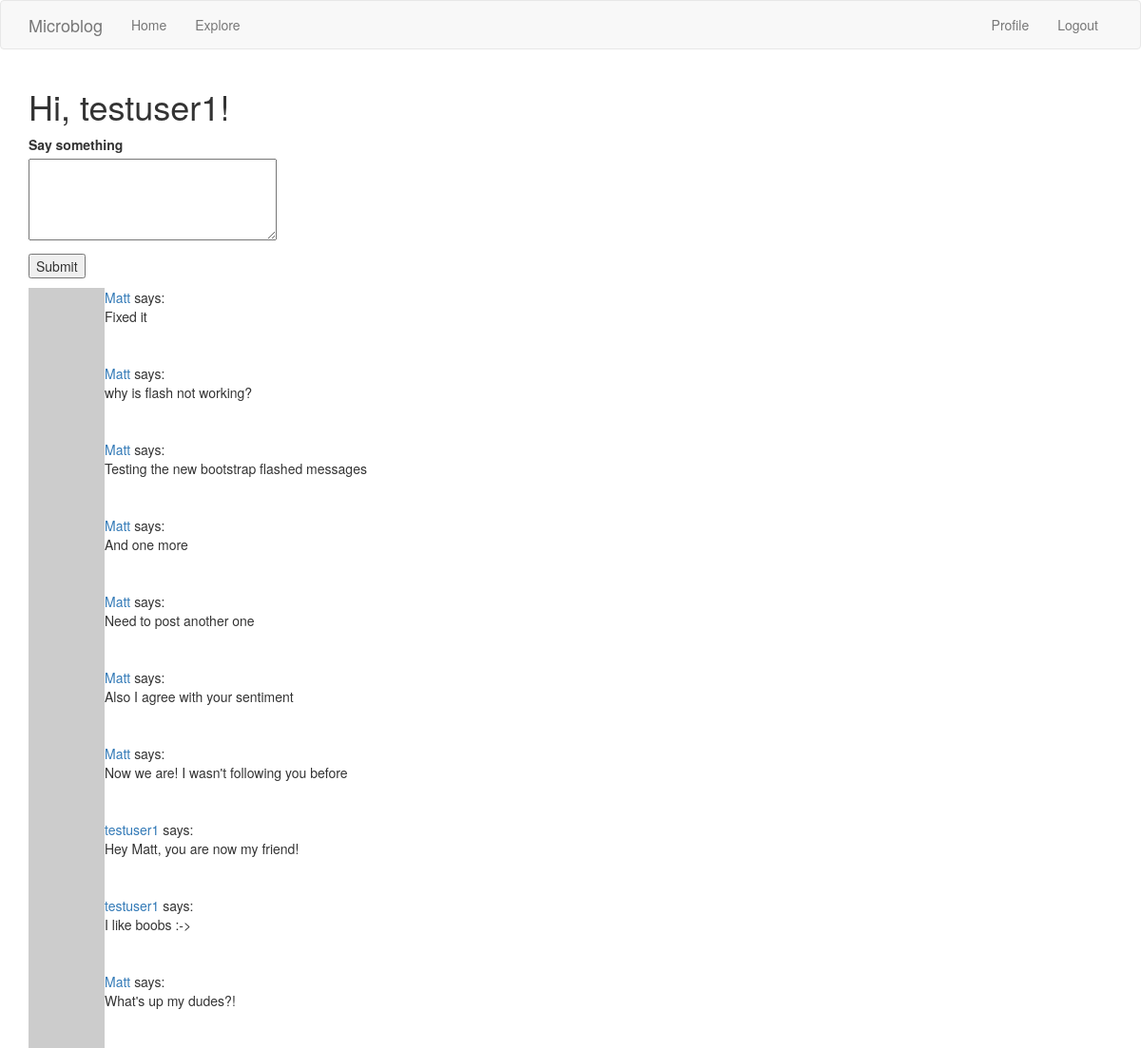
Page /index (signed in) on the committed database.
### app/models.py (models this page shows, shortened)
class User(UserMixin, db.Model):
    id = db.Column(db.Integer, primary_key=True)
    username = db.Column(db.String(64), index=True, unique=True)
    email = db.Column(db.String(120), index=True, unique=True)
    password_hash = db.Column(db.String(128))
    posts = db.relationship('Post', backref='author', lazy='dynamic')
    about_me = db.Column(db.String(140))
    last_seen = db.Column(db.DateTime, default=datetime.utcnow)
    followed = db.relationship('User', secondary=followers,
                                primaryjoin=(followers.c.follower_id == id),
                                secondaryjoin=(followers.c.followed_id == id),
                                backref=db.backref('followers', lazy='dynamic'),
                                lazy='dynamic')
    def avatar(self, size):
        digest = md5(self.email.lower().encode('utf-8')).hexdigest()
        return 'https://www.gravatar.com/avatar/{}?d=identicon&s={}'.format(
            digest, size)
    def followed_posts(self):
        followed = Post.query.join(
            followers, (followers.c.followed_id == Post.user_id)).filter(
                 followers.c.follower_id == self.id)
        own = Post.query.filter_by(user_id=self.id)
        return followed.union(own).order_by(Post.timestamp.desc())

class Post(db.Model):
    id = db.Column(db.Integer, primary_key=True)
    body = db.Column(db.String(140))
    timestamp = db.Column(db.DateTime, index=True, default=datetime.utcnow)
    user_id = db.Column(db.Integer, db.ForeignKey('user.id'))

### app/routes.py (the view)
@app.route('/', methods=['GET', 'POST'])
@app.route('/index', methods=['GET', 'POST'])
@login_required
def index():
    form = PostForm()
    if form.validate_on_submit():
        post = Post(body=form.post.data, author=current_user)
        db.session.add(post)
        db.session.commit()
        flash('Your post is now live!')
        return redirect(url_for('index'))
    page = request.args.get('page', 1, type=int)
    posts = current_user.followed_posts().paginate(
        page, app.config['POSTS_PER_PAGE'], False)
    next_url = url_for('index', page=posts.next_num) \
        if posts.has_next else None
    prev_url = url_for('index', page=posts.prev_num) \
        if posts.has_prev else None
    return render_template('index.html', title='Home Page', form=form,
                           posts=posts.items, next_url=next_url,
                           prev_url=prev_url)

### app/forms.py
class PostForm(FlaskForm):
    post = TextAreaField('Say something', validators=[
        DataRequired(), Length(min=1, max=140)
    ])
    submit = SubmitField('Submit')

### app/models.py (called while the page is built)
@login.user_loader
def load_user(id):
    return User.query.get(int(id))

### app/routes.py (called while the page is built)
@app.before_request
def before_request():
    if current_user.is_authenticated:
        current_user.last_seen = datetime.utcnow()
        db.session.commit()

### app/templates/index.html (shortened to what this page needs)
{% extends 'base.html' %}
{% block app_content %}
    <h1>Hi, {{ current_user.username }}!</h1>
    {% if form %}
    <form action="" method="post">
        <p>
            {{ form.post.label }}<br>
            {{ form.post(cols=32, rows=4) }}<br>
        </p>
        <p>{{ form.submit() }}</p>
    </form>
    {% endif %}
    {% for post in posts %}
        {% include '_post.html' %}
    {% endfor %}
{% endblock %}

### app/templates/_post.html
<table>
    <tr valign="top">
        <td><img src="{{ post.author.avatar(36) }}"></td>
        <td>
            <a href="{{ url_for('user', username=post.author.username) }}">
                {{ post.author.username}}
            </a>
            says: <br>{{ post.body }}
        </td>
    </tr>
</table>

### rows in the picture
User: username "testuser1"
Post: author.username "Matt", body "Fixed it"
Post: author.username "Matt", body "why is flash not working?"
Post: author.username "Matt", body "Testing the new bootstrap flashed messages"
Post: author.username "Matt", body "And one more"
Post: author.username "Matt", body "Need to post another one"
Post: author.username "Matt", body "Also I agree with your sentiment"
Post: author.username "Matt", body "Now we are! I wasn't following you before"
Post: author.username "testuser1", body "Hey Matt, you are now my friend!"
Post: author.username "testuser1", body "I like boobs :->"
Post: author.username "Matt", body "What's up my dudes?!"
